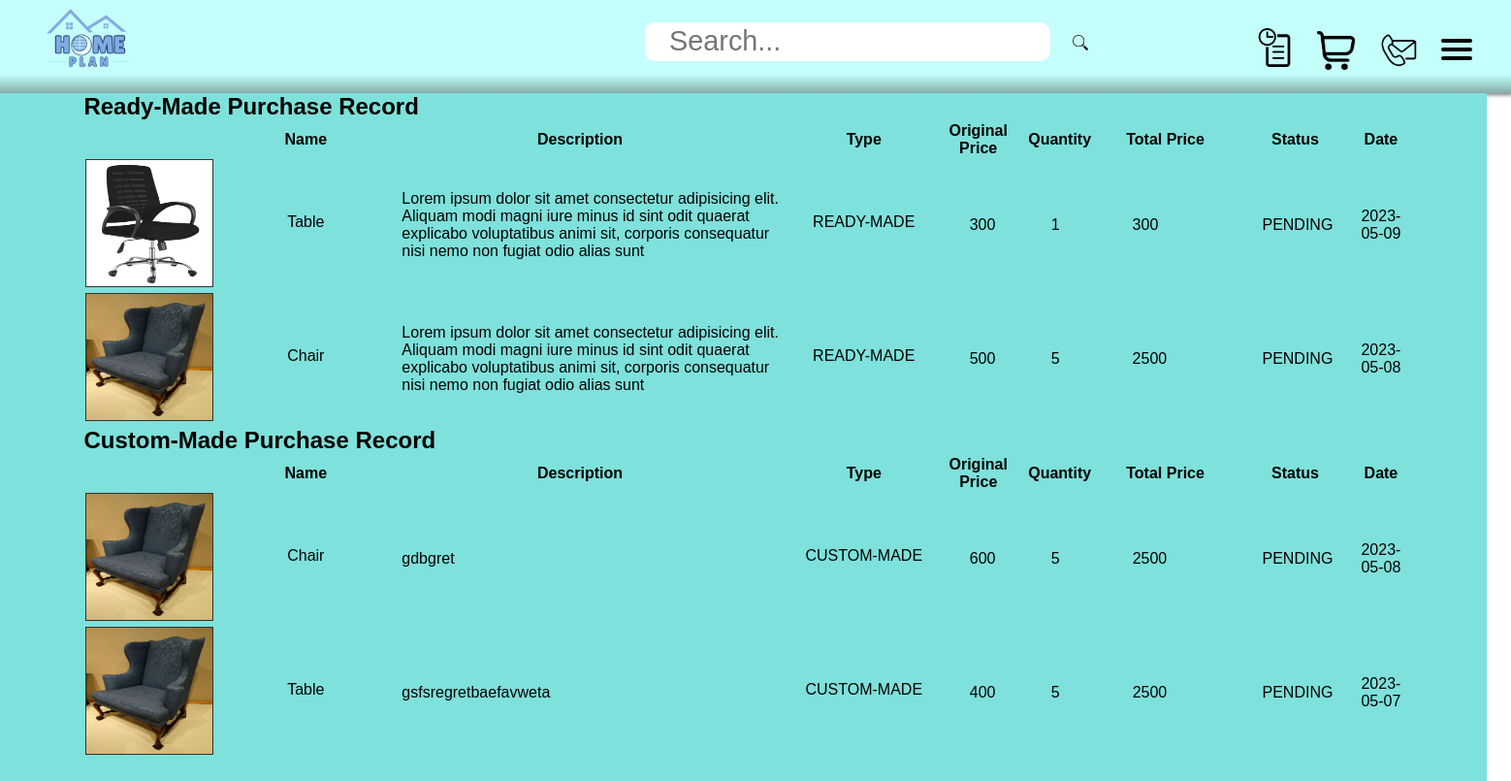
Before: /Purchase-History.php?userid=4 with the older database file.
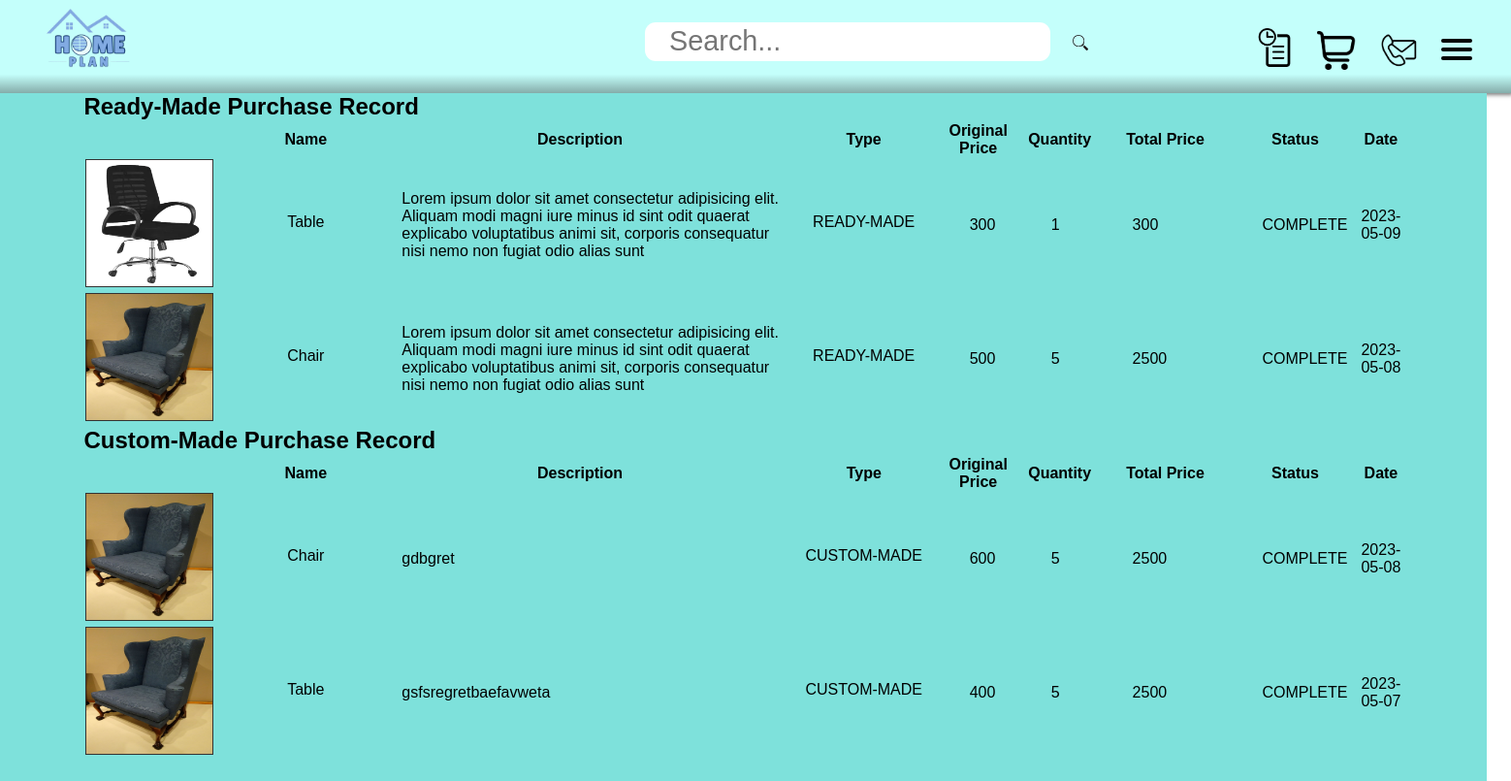
After: the same page with the newer database file.
### tables this page shows
CREATE TABLE `purchase_records` (
  `ID` int(8) NOT NULL,
  `CUSTOMER_ID_FK` int(11) NOT NULL,
  `ORDER_ID_FK` int(11) NOT NULL,
  `PURCHASE_DATE` date NOT NULL
);

CREATE TABLE `orderslip` (
  `ID` int(8) NOT NULL,
  `CUSTOMER_ID_FK` int(11) NOT NULL,
  `PRODUCT_ID_FK` int(11) NOT NULL,
  `REQUEST_ID_FK` int(11) NOT NULL,
  `ORDER_PRICE` int(11) NOT NULL,
  `ORDER_TYPE` enum('READY-MADE','CUSTOM-MADE') NOT NULL DEFAULT 'READY-MADE',
  `ORDER_QUANTITY` int(11) NOT NULL,
  `ORDER_STATUS` enum('PENDING','COMPLETE') NOT NULL DEFAULT 'PENDING'
);

CREATE TABLE `product` (
  `ID` int(8) NOT NULL,
  `PROD_IMG` varchar(25) NOT NULL,
  `PROD_NAME` varchar(100) NOT NULL,
  `PROD_DESC` text NOT NULL,
  `PROD_PRICE` bigint(20) NOT NULL,
  `PROD_QUANTITY` int(11) NOT NULL
);

### Database.php (called while the page is built, shortened)
<?php
class db{
    function setconnection(){
        try{
            $this->connection=new PDO("mysql:host=localhost; dbname=cis2104_finalproject_db", "root", "");
        } catch(PDOException $e){
            echo "Error";
        }
    }
}
?>

### Data.php (called while the page is built, shortened)
<?php
include("Database.php");
class data extends db {
    function getCusRecord($userID){
        $q = "SELECT * FROM orderslip where CUSTOMER_ID_FK='$userID' ";
        $userRecord = $this->connection->query($q);
        foreach($userRecord->fetchAll() as $row){
            $prodID = $row['PRODUCT_ID_FK'];
        }
        if($prodID != "0"){
            $userOrder = "SELECT purchase_records.ID, product.PROD_IMG, product.PROD_NAME, request_order.REQUEST_DESCRIPTION, orderslip.ORDER_TYPE, orderslip.ORDER_PRICE, orderslip.ORDER_QUANTITY, orderslip.ORDER_PRICE * orderslip.ORDER_QUANTITY AS TOTAL_PRICE, orderslip.ORDER_STATUS,purchase_records.PURCHASE_DATE
            FROM purchase_records
            JOIN orderslip ON orderslip.ID = purchase_records.ORDER_ID_FK
            JOIN request_order ON request_order.ID = orderslip.REQUEST_ID_FK
            JOIN product ON product.ID = request_order.PRODUCT_ID_FK
            WHERE purchase_records.CUSTOMER_ID_FK ='$userID'";
            $orderRecord = $this->connection->query($userOrder);
            return $orderRecord;
        }
    }
    function getReaRecord($userID){
        $q = "SELECT * FROM orderslip where CUSTOMER_ID_FK='$userID' ";
        $userRecord = $this->connection->query($q);
        foreach($userRecord->fetchAll() as $row){
            $prodID = $row['PRODUCT_ID_FK'];
        }
        if($prodID != "0"){
            $userOrder = "SELECT purchase_records.ID, product.PROD_IMG, product.PROD_NAME, product.PROD_DESC, orderslip.ORDER_TYPE,product.PROD_PRICE, orderslip.ORDER_QUANTITY, product.PROD_PRICE * orderslip.ORDER_QUANTITY AS TOTAL_PRICE, orderslip.ORDER_STATUS,purchase_records.PURCHASE_DATE
            FROM purchase_records
            JOIN orderslip ON orderslip.ID = purchase_records.ORDER_ID_FK
            JOIN product ON product.ID = orderslip.PRODUCT_ID_FK
            WHERE purchase_records.CUSTOMER_ID_FK ='$userID'";
            $orderRecords = $this->connection->query($userOrder);
            return $orderRecords;
        }
    }
}
?>

### Purchase-History.php (the view, shortened to what the changed rows need)
<?php
    include("Data.php");
    $userID = $_SESSION["userid"] = $_GET["userid"];
?>
<!DOCTYPE html>
<html lang="en">
<head>
    <link rel="stylesheet" type="text/css" href="CSS_Files/Web_Style.css">
</head>
<body>
    <?php
        $user = new data;
        $user->setconnection();
        $userReaRecord = $user->getReaRecord($userID);
        $title1 = "<h2>Ready-Made Purchase Record</h2>";
        $table_ReadyMade = "<table class='prod-listDisplay'>
            <tr>
                <th></th>
                <th>Name</th>
                <th>Description</th>
                <th>Type</th>
                <th>Original Price</th>
                <th>Quantity</th>
                <th>Total Price</th>
                <th>Status</th>
                <th>Date</th>
            </tr>";
            foreach($userReaRecord as $row){
                $table_ReadyMade.="<tr>";
                $table_ReadyMade.="<td class='td_img_lenght' ><img src='images/product_img/$row[1]'id='prod-imgSize'></td>";
                $table_ReadyMade.="<td id='purProd-Name'>$row[2]</td>";
                $table_ReadyMade.="<td id='purProd-Desc'>$row[3]</td>";
                $table_ReadyMade.="<td id='purProd-Type'>$row[4]</td>";
                $table_ReadyMade.="<td id='purProd-Price'>$row[5]</td>";
                $table_ReadyMade.="<td id='purProd-Quan'>$row[6]</td>";
                $table_ReadyMade.="<td id='purProd-TPrice'>$row[7]</td>";
                $table_ReadyMade.="<td id='purProd-Stat'>$row[8]</td>";
                $table_ReadyMade.="<td id='purProd-Date'>$row[9]</td>";
                $table_ReadyMade.="</tr>";
            }
        $table_ReadyMade.="</a></table>";
        $users = new data;
        $users->setconnection();
        $userCusRecord = $users->getCusRecord($userID);
        $title2 = "<h2>Custom-Made Purchase Record</h2>";
        $table_CustomMade = "<table class='prod-listDisplay'>
            <tr>
                <th></th>
                <th >Name</th>
                <th >Description</th>
                <th >Type</th>
                <th >Original Price</th>
                <th '>Quantity</th>
                <th '>Total Price</th>
                <th >Status</th>
                <th >Date</th>
            </tr>";
            foreach($userCusRecord as $rows){
                $table_CustomMade.="<tr>";
                $table_CustomMade.="<td class='td_img_lenght' ><img src='images/product_img/$row[1]'id='prod-imgSize'></td>";
                $table_CustomMade.="<td id='purProd-Name'>$rows[2]</td>";
                $table_CustomMade.="<td id='purProd-Desc'>$rows[3]</td>";
                $table_CustomMade.="<td id='purProd-Type'>$rows[4]</td>";
                $table_CustomMade.="<td id='purProd-Price'>$rows[5]</td>";
                $table_CustomMade.="<td id='purProd-Quan'>$row[6]</td>";
                $table_CustomMade.="<td id='purProd-TPrice'>$row[7]</td>";
                $table_CustomMade.="<td id='purProd-Stat'>$row[8]</td>";
                $table_CustomMade.="<td id='purProd-Date'>$rows[9]</td>";
                $table_CustomMade.="</tr>";
            }
        $table_CustomMade.="</a></table>";
    ?>
    <div class="display_body">
        <div class="chart-container">
            <?php
                echo $title1;
                echo $table_ReadyMade;
                echo $title2;
                echo $table_CustomMade;
            ?>
        </div>
    </div>
</body>
</html>

Changed rows visible on the page:
changed through a linked row, purchase_records (number 1 of 4 on the later page): ORDER_ID_FK.ORDER_STATUS "PENDING" → "COMPLETE"
changed through a linked row, purchase_records (number 2 of 4 on the later page): ORDER_ID_FK.ORDER_STATUS "PENDING" → "COMPLETE"
changed orderslip: ORDER_STATUS "PENDING" → "COMPLETE"
